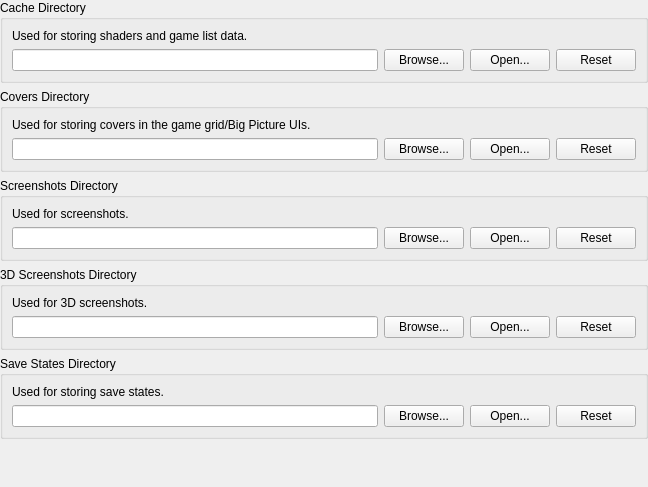
<?xml version="1.0" encoding="UTF-8"?>
<ui version="4.0">
 <class>FolderSettingsWidget</class>
 <widget class="QWidget" name="FolderSettingsWidget">
  <property name="geometry">
   <rect>
    <x>0</x>
    <y>0</y>
    <width>648</width>
    <height>487</height>
   </rect>
  </property>
  <property name="windowTitle">
   <string>Form</string>
  </property>
  <layout class="QVBoxLayout" name="verticalLayout">
   <property name="leftMargin">
    <number>0</number>
   </property>
   <property name="topMargin">
    <number>0</number>
   </property>
   <property name="rightMargin">
    <number>0</number>
   </property>
   <property name="bottomMargin">
    <number>0</number>
   </property>
   <item>
    <widget class="QGroupBox" name="groupBox_3">
     <property name="title">
      <string>Cache Directory</string>
     </property>
     <layout class="QGridLayout" name="gridLayout_3">
      <item row="1" column="0">
       <widget class="QLineEdit" name="cache"/>
      </item>
      <item row="1" column="1">
       <widget class="QPushButton" name="cacheBrowse">
        <property name="text">
         <string>Browse...</string>
        </property>
       </widget>
      </item>
      <item row="1" column="2">
       <widget class="QPushButton" name="cacheOpen">
        <property name="text">
         <string>Open...</string>
        </property>
       </widget>
      </item>
      <item row="1" column="3">
       <widget class="QPushButton" name="cacheReset">
        <property name="text">
         <string>Reset</string>
        </property>
       </widget>
      </item>
      <item row="0" column="0" colspan="4">
       <widget class="QLabel" name="label_3">
        <property name="text">
         <string>Used for storing shaders and game list data.</string>
        </property>
       </widget>
      </item>
     </layout>
    </widget>
   </item>
   <item>
    <widget class="QGroupBox" name="groupBox_4">
     <property name="title">
      <string>Covers Directory</string>
     </property>
     <layout class="QGridLayout" name="gridLayout_4">
      <item row="1" column="0">
       <widget class="QLineEdit" name="covers"/>
      </item>
      <item row="1" column="1">
       <widget class="QPushButton" name="coversBrowse">
        <property name="text">
         <string>Browse...</string>
        </property>
       </widget>
      </item>
      <item row="1" column="2">
       <widget class="QPushButton" name="coversOpen">
        <property name="text">
         <string>Open...</string>
        </property>
       </widget>
      </item>
      <item row="1" column="3">
       <widget class="QPushButton" name="coversReset">
        <property name="text">
         <string>Reset</string>
        </property>
       </widget>
      </item>
      <item row="0" column="0" colspan="4">
       <widget class="QLabel" name="label_4">
        <property name="text">
         <string>Used for storing covers in the game grid/Big Picture UIs.</string>
        </property>
       </widget>
      </item>
     </layout>
    </widget>
   </item>
   <item>
    <widget class="QGroupBox" name="groupBox">
     <property name="title">
      <string>Screenshots Directory</string>
     </property>
     <layout class="QGridLayout" name="gridLayout">
      <item row="1" column="0">
       <widget class="QLineEdit" name="screenshots"/>
      </item>
      <item row="1" column="1">
       <widget class="QPushButton" name="screenshotsBrowse">
        <property name="text">
         <string>Browse...</string>
        </property>
       </widget>
      </item>
      <item row="1" column="2">
       <widget class="QPushButton" name="screenshotsOpen">
        <property name="text">
         <string>Open...</string>
        </property>
       </widget>
      </item>
      <item row="1" column="3">
       <widget class="QPushButton" name="screenshotsReset">
        <property name="text">
         <string>Reset</string>
        </property>
       </widget>
      </item>
      <item row="0" column="0" colspan="4">
       <widget class="QLabel" name="label">
        <property name="text">
         <string>Used for screenshots.</string>
        </property>
       </widget>
      </item>
     </layout>
    </widget>
   </item>
   <item>
    <widget class="QGroupBox" name="groupBox_5">
     <property name="title">
      <string>3D Screenshots Directory</string>
     </property>
     <layout class="QGridLayout" name="gridLayout_5">
      <item row="1" column="0">
       <widget class="QLineEdit" name="screenshots3D"/>
      </item>
      <item row="1" column="1">
       <widget class="QPushButton" name="screenshots3DBrowse">
        <property name="text">
         <string>Browse...</string>
        </property>
       </widget>
      </item>
      <item row="1" column="2">
       <widget class="QPushButton" name="screenshots3DOpen">
        <property name="text">
         <string>Open...</string>
        </property>
       </widget>
      </item>
      <item row="1" column="3">
       <widget class="QPushButton" name="screenshots3DReset">
        <property name="text">
         <string>Reset</string>
        </property>
       </widget>
      </item>
      <item row="0" column="0" colspan="4">
       <widget class="QLabel" name="label_5">
        <property name="text">
         <string>Used for 3D screenshots.</string>
        </property>
       </widget>
      </item>
     </layout>
    </widget>
   </item>
   <item>
    <widget class="QGroupBox" name="groupBox_2">
     <property name="title">
      <string>Save States Directory</string>
     </property>
     <layout class="QGridLayout" name="gridLayout_2">
      <item row="1" column="0">
       <widget class="QLineEdit" name="saveStates"/>
      </item>
      <item row="1" column="1">
       <widget class="QPushButton" name="saveStatesBrowse">
        <property name="text">
         <string>Browse...</string>
        </property>
       </widget>
      </item>
      <item row="1" column="2">
       <widget class="QPushButton" name="saveStatesOpen">
        <property name="text">
         <string>Open...</string>
        </property>
       </widget>
      </item>
      <item row="1" column="3">
       <widget class="QPushButton" name="saveStatesReset">
        <property name="text">
         <string>Reset</string>
        </property>
       </widget>
      </item>
      <item row="0" column="0" colspan="4">
       <widget class="QLabel" name="label_2">
        <property name="text">
         <string>Used for storing save states.</string>
        </property>
       </widget>
      </item>
     </layout>
    </widget>
   </item>
   <item>
    <spacer name="verticalSpacer">
     <property name="orientation">
      <enum>Qt::Vertical</enum>
     </property>
     <property name="sizeHint" stdset="0">
      <size>
       <width>20</width>
       <height>132</height>
      </size>
     </property>
    </spacer>
   </item>
  </layout>
 </widget>
 <connections/>
</ui>
